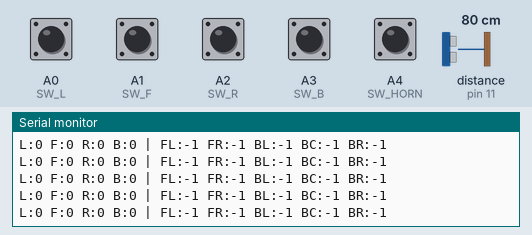
Simulated run of this sketch. Board: Arduino Uno, built with avr-gcc and run on an emulated ATmega328P. Parts: the last lines printed to the serial monitor. The test bench sets the inputs (shaded band); at power-on: A0 (SW_L), A1 (SW_F), A2 (SW_R), A3 (SW_B), A4 (SW_HORN) HIGH, distance to the obstacle (sensor on pin 11) 80 cm. The echo pulse lasts 58.3 µs per cm; the audio player accepts every command and is not drawn.

Above: at 2.7 s.
2.8 s: A3 (SW_B) pulled LOW for 0.15 s
At 2.94 s:
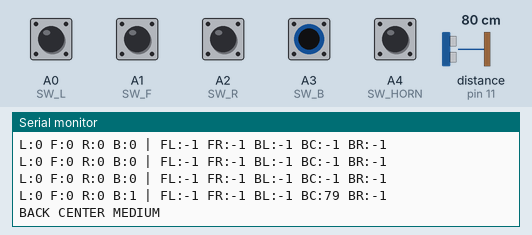
5.9 s: A4 (SW_HORN) pulled LOW for 0.15 s
9.0 s: A3 (SW_B) pulled LOW for 1 s
At 9.13 s:
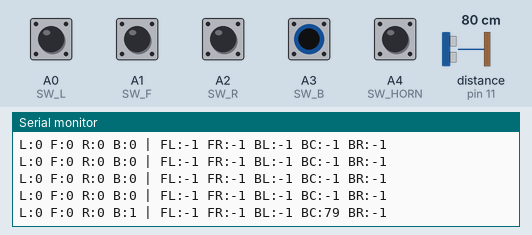

The sketch:

GNG_Prot3_Code.ino
```cpp
#include "DFRobotDFPlayerMini.h"
#include "SoftwareSerial.h"

// -----------------------------
// Button Inputs (Analog Pins)
// -----------------------------
const int SW_L = A0;
const int SW_F = A1;
const int SW_R = A2;
const int SW_B = A3;
const int SW_HORN = A4;

// -----------------------------
// HC-SR04 Pin Assignments
// -----------------------------
const int TRIG_FL = 4;
const int ECHO_FL = 5;
const int TRIG_FR = 6;
const int ECHO_FR = 7;

const int TRIG_BL = 8;
const int ECHO_BL = 9;
const int TRIG_BC = 10;
const int ECHO_BC = 11;
const int TRIG_BR = 12;
const int ECHO_BR = 13;

// Consecutive detection counters
int flCount = 0;
int frCount = 0;
int blCount = 0;
int bcCount = 0;
int brCount = 0;

const int DETECTION_COUNT = 2;

// Horn (active LOW)
bool hornWasPressed = false;

// -----------------------------
// Audio Keep-Alive
// -----------------------------
const byte NORMAL_VOLUME = 30;
const byte KEEPALIVE_VOLUME = 0;

unsigned long lastSoundTime = 0;
const unsigned long KEEPALIVE_INTERVAL = 30000UL;  // 30 seconds

// -----------------------------
// Sensor Read Function
// -----------------------------
long readSensor(int trigPin, int echoPin) {
  digitalWrite(trigPin, LOW);
  delayMicroseconds(2);

  digitalWrite(trigPin, HIGH);
  delayMicroseconds(10);

  digitalWrite(trigPin, LOW);

  long duration = pulseIn(echoPin, HIGH, 30000);

  if (duration == 0) return -1;

  return duration * 0.0343 / 2;
}

// -----------------------------
// Returns alert volume based on distance
// 0 = no alert
// -----------------------------
int getAlertVolume(long distance) {
  if (distance <= 0) return 0;

  if (distance < 30)  // 30
    return 0;         // Ignore 0-30 cm

  if (distance < 50)  // 50
    return 30;        // High

  if (distance <= 80)  // 80
    return 20;         // Medium

  return 0;  // Beyond 80 cm
}

// -----------------------------
// Initializing DFPlayer
// -----------------------------

// Use pins 2 and 3 to communicate with DFPlayer Mini
static const uint8_t PIN_MP3_TX = 2;  // Connects to module's RX
static const uint8_t PIN_MP3_RX = 3;  // Connects to module's TX
SoftwareSerial softwareSerial(PIN_MP3_RX, PIN_MP3_TX);

// Create the Player object
DFRobotDFPlayerMini player;

// -----------------------------
// Setup
// -----------------------------
void setup() {
  // Speaker Code
  // Init USB serial port for debugging
  Serial.begin(9600);
  // Init serial port for DFPlayer Mini
  softwareSerial.begin(9600);

  delay(1000);

  if (!player.begin(softwareSerial)) {
    Serial.println("DFPlayer failed");
  } else {
    Serial.println("DFPlayer OK");
    player.volume(NORMAL_VOLUME);
    player.playMp3Folder(1);

    lastSoundTime = millis();
  }

  pinMode(SW_L, INPUT_PULLUP);
  pinMode(SW_F, INPUT_PULLUP);
  pinMode(SW_R, INPUT_PULLUP);
  pinMode(SW_B, INPUT_PULLUP);

  pinMode(SW_HORN, INPUT_PULLUP);

  pinMode(TRIG_FL, OUTPUT);
  pinMode(ECHO_FL, INPUT);

  pinMode(TRIG_FR, OUTPUT);
  pinMode(ECHO_FR, INPUT);

  pinMode(TRIG_BL, OUTPUT);
  pinMode(ECHO_BL, INPUT);

  pinMode(TRIG_BC, OUTPUT);
  pinMode(ECHO_BC, INPUT);

  pinMode(TRIG_BR, OUTPUT);
  pinMode(ECHO_BR, INPUT);
}

// -----------------------------
// Main Loop
// -----------------------------
void loop() {
  // Read switch states
  bool L = (digitalRead(SW_L) == LOW);
  bool F = (digitalRead(SW_F) == LOW);
  bool R = (digitalRead(SW_R) == LOW);
  bool B = (digitalRead(SW_B) == LOW);

  bool hornPressed = (digitalRead(SW_HORN) == LOW);

  if (hornPressed && !hornWasPressed) {
    player.volume(NORMAL_VOLUME);
    player.playMp3Folder(7);
    lastSoundTime = millis();
  }

  hornWasPressed = hornPressed;

  // -----------------------------
  // Determine active sensors
  // -----------------------------

  bool FL = F && L;
  bool FR = F && R;

  bool BL = B && L;
  bool BC = B;
  bool BR = B && R;

  // -----------------------------
  // Read enabled sensors
  // -----------------------------

  long dFL = FL ? readSensor(TRIG_FL, ECHO_FL) : -1;
  long dFR = FR ? readSensor(TRIG_FR, ECHO_FR) : -1;

  long dBL = BL ? readSensor(TRIG_BL, ECHO_BL) : -1;
  long dBC = BC ? readSensor(TRIG_BC, ECHO_BC) : -1;
  long dBR = BR ? readSensor(TRIG_BR, ECHO_BR) : -1;

  // -----------------------------
  // Update detection filters
  // -----------------------------

  flCount = (getAlertVolume(dFL) > 0) ? min(flCount + 1, DETECTION_COUNT) : 0;
  frCount = (getAlertVolume(dFR) > 0) ? min(frCount + 1, DETECTION_COUNT) : 0;
  blCount = (getAlertVolume(dBL) > 0) ? min(blCount + 1, DETECTION_COUNT) : 0;
  bcCount = (getAlertVolume(dBC) > 0) ? min(bcCount + 1, DETECTION_COUNT) : 0;
  brCount = (getAlertVolume(dBR) > 0) ? min(brCount + 1, DETECTION_COUNT) : 0;

  // -----------------------------
  // Play all active directions
  // -----------------------------

  static unsigned long lastPlayTime = 0;
  static int nextSound = 1;

  if (millis() - lastPlayTime > 1000) {
    bool played = false;

    for (int i = 0; i < 5 && !played; i++) {
      int sound = ((nextSound + i - 1) % 5) + 1;

      int volumeFL = getAlertVolume(dFL);
      int volumeFR = getAlertVolume(dFR);
      int volumeBL = getAlertVolume(dBL);
      int volumeBC = getAlertVolume(dBC);
      int volumeBR = getAlertVolume(dBR);

      switch (sound) {
        case 1:
          if (flCount >= DETECTION_COUNT && volumeFL > 0) {
            player.volume(volumeFL);
            player.playMp3Folder(2);

            if (volumeFL == 30)
              Serial.println("FRONT LEFT HIGH");
            else if (volumeFL == 20)
              Serial.println("FRONT LEFT MEDIUM");

            played = true;
          }
          break;

        case 2:
          if (frCount >= DETECTION_COUNT && volumeFR > 0) {
            player.volume(volumeFR);
            player.playMp3Folder(3);

            if (volumeFR == 30)
              Serial.println("FRONT RIGHT HIGH");
            else if (volumeFR == 20)
              Serial.println("FRONT RIGHT MEDIUM");

            played = true;
          }
          break;

        case 3:
          if (blCount >= DETECTION_COUNT && volumeBL > 0) {
            player.volume(volumeBL);
            player.playMp3Folder(4);

            if (volumeBL == 30)
              Serial.println("BACK LEFT HIGH");
            else if (volumeBL == 20)
              Serial.println("BACK LEFT MEDIUM");

            played = true;
          }
          break;

        case 4:
          if (bcCount >= DETECTION_COUNT && volumeBC > 0) {
            player.volume(volumeBC);
            player.playMp3Folder(5);

            if (volumeBC == 30)
              Serial.println("BACK CENTER HIGH");
            else if (volumeBC == 20)
              Serial.println("BACK CENTER MEDIUM");

            played = true;
          }
          break;

        case 5:
          if (brCount >= DETECTION_COUNT && volumeBR > 0) {
            player.volume(volumeBR);
            player.playMp3Folder(6);

            if (volumeBR == 30)
              Serial.println("BACK RIGHT HIGH");
            else if (volumeBR == 20)
              Serial.println("BACK RIGHT MEDIUM");

            played = true;
          }
          break;
      }

      if (played) {
        nextSound = sound + 1;
        if (nextSound > 5) nextSound = 1;

        lastPlayTime = millis();
        lastSoundTime = millis();
      }
    }
  }

  // -----------------------------
  // Keep Power Bank Awake
  // -----------------------------
  if (millis() - lastSoundTime >= KEEPALIVE_INTERVAL) {
    Serial.println("Keep Alive");

    player.volume(KEEPALIVE_VOLUME);
    player.playMp3Folder(7);

    delay(1500);  // Give DFPlayer time to accept command

    player.volume(NORMAL_VOLUME);

    lastSoundTime = millis();
  }

  // -----------------------------
  // Print states
  // -----------------------------

  Serial.print("L:");
  Serial.print(L);

  Serial.print(" F:");
  Serial.print(F);

  Serial.print(" R:");
  Serial.print(R);

  Serial.print(" B:");
  Serial.print(B);

  Serial.print(" | FL:");
  Serial.print(dFL);

  Serial.print(" FR:");
  Serial.print(dFR);

  Serial.print(" BL:");
  Serial.print(dBL);

  Serial.print(" BC:");
  Serial.print(dBC);

  Serial.print(" BR:");
  Serial.println(dBR);

  delay(60);
}
```

Measured:
- after the input at 2.8 s, the serial monitor: prints a new line at once (image 1)
- after the input at 9.0 s, the serial monitor: prints a new line at once (image 2)
